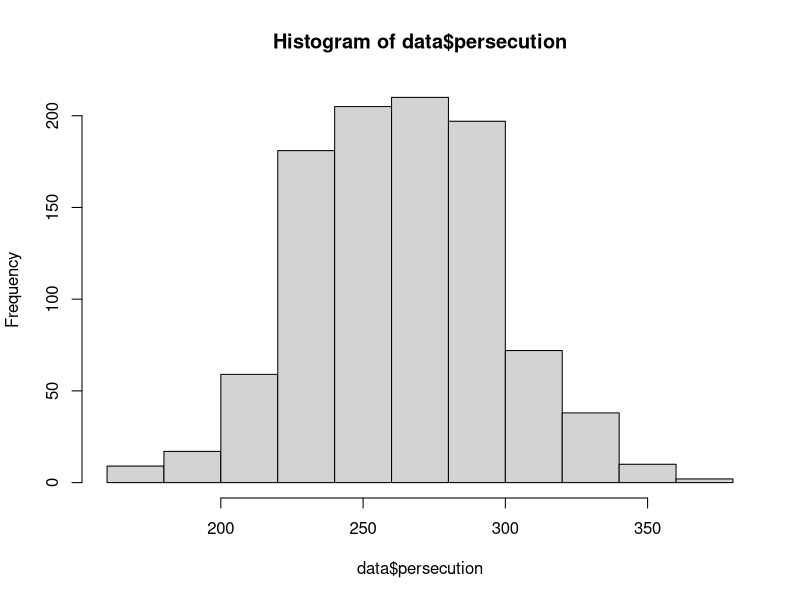

R code for this plot:
#Golden Eagle

rm(list=ls())

#persecution rate

n = 131
tracking = 46
natural = 9
dropped_not_sus = 18
malfunction = 6
bat_died = 7
#persecution
dropped_sus = 1
killed = 5
stop_no_mal = 38

#set prob
prob = (dropped_sus+killed+stop_no_mal)/131
n = 131

sample <- rbinom(n = 1000, size = n, prob = prob)
data.frame(sample)

#population data

n_breeding_pairs <- 508

n_product <- c(1.29, 1.14, 1.30, 1.56, 1, 1, 0.94, 1.2) 
mean_product <- mean(n_product)
sd_n_product <- sd(n_product)

#make data frame
n_rows <- length(sample)
my_mat <- matrix(rep(n_breeding_pairs, each = n_rows))

product <- matrix(rep(mean_product, each = n_rows))

productsd <- matrix(rep(sd_n_product, each = n_rows))


data <- data.frame(sample,
                   my_mat,
                   product,
                   productsd)

data$first_years <- data$my_mat * data$product
data$first_years_sd <- data$my_mat * data$productsd
data$sample_percen <- data$sample/100

data$persecution <- data$sample_percen * data$first_years
data$persecution_sd <- data$sample_percen * data$first_years_sd
mean(data$persecution)
sd(data$persecution_sd)

hist(data$persecution)
